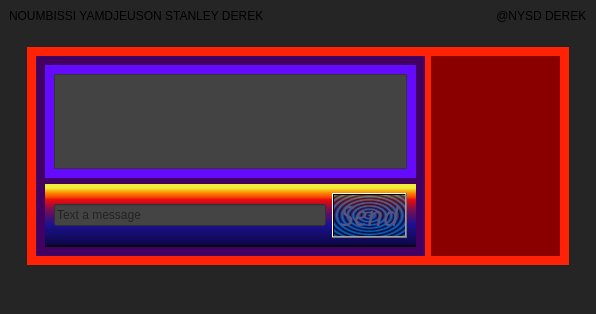
<?xml version="1.0" encoding="UTF-8"?>
<ui version="4.0">
 <class>MainWindow</class>
 <widget class="QMainWindow" name="MainWindow">
  <property name="geometry">
   <rect>
    <x>0</x>
    <y>0</y>
    <width>590</width>
    <height>303</height>
   </rect>
  </property>
  <property name="windowTitle">
   <string>NYSDAPP2</string>
  </property>
  <property name="windowIcon">
   <iconset resource="resource.qrc">
    <normaloff>:/new/prefix1/LOGO NYSD.jpg</normaloff>:/new/prefix1/LOGO NYSD.jpg</iconset>
  </property>
  <property name="styleSheet">
   <string notr="true">background-color: rgb(37, 37, 37);</string>
  </property>
  <widget class="QWidget" name="centralwidget">
   <layout class="QVBoxLayout" name="verticalLayout_18">
    <item>
     <widget class="QLabel" name="label">
      <property name="styleSheet">
       <string notr="true">font: 700 12pt &quot;Script MT Bold&quot;;
font: italic 14pt &quot;Monotype Corsiva&quot;;</string>
      </property>
      <property name="text">
       <string>NOUMBISSI YAMDJEUSON STANLEY DEREK                                                                      @NYSD DEREK</string>
      </property>
     </widget>
    </item>
    <item>
     <widget class="QWidget" name="widget_2" native="true">
      <layout class="QHBoxLayout" name="horizontalLayout">
       <item>
        <widget class="QStackedWidget" name="stackedWidget">
         <property name="currentIndex">
          <number>2</number>
         </property>
         <widget class="QWidget" name="loginPage">
          <property name="title" stdset="0">
           <string>Login</string>
          </property>
          <layout class="QVBoxLayout" name="verticalLayout_11">
           <item>
            <widget class="QWidget" name="widget_11" native="true">
             <layout class="QVBoxLayout" name="verticalLayout">
              <item>
               <widget class="QWidget" name="widget_6" native="true">
                <property name="styleSheet">
                 <string notr="true">background-color: rgb(85, 255, 0);</string>
                </property>
                <layout class="QVBoxLayout" name="verticalLayout_7">
                 <item>
                  <widget class="QWidget" name="widget_8" native="true">
                   <property name="styleSheet">
                    <string notr="true">background-color: rgb(0, 0, 0);</string>
                   </property>
                   <layout class="QVBoxLayout" name="verticalLayout_10" stretch="3,3,1">
                    <item>
                     <widget class="QWidget" name="widget_15" native="true"/>
                    </item>
                    <item>
                     <widget class="QWidget" name="widget_7" native="true">
                      <property name="styleSheet">
                       <string notr="true">background-color: rgb(3, 15, 69);</string>
                      </property>
                      <layout class="QHBoxLayout" name="horizontalLayout_2">
                       <item>
                        <widget class="QWidget" name="widget_9" native="true">
                         <layout class="QVBoxLayout" name="verticalLayout_9">
                          <item>
                           <widget class="QLabel" name="emailLabel">
                            <property name="font">
                             <font>
                              <family>Script MT Bold</family>
                              <pointsize>12</pointsize>
                              <bold>true</bold>
                             </font>
                            </property>
                            <property name="styleSheet">
                             <string notr="true">color: rgb(25, 255, 21);</string>
                            </property>
                            <property name="text">
                             <string>Email</string>
                            </property>
                           </widget>
                          </item>
                          <item>
                           <widget class="QLabel" name="passwordLabel">
                            <property name="font">
                             <font>
                              <family>Script MT Bold</family>
                              <pointsize>12</pointsize>
                              <bold>true</bold>
                             </font>
                            </property>
                            <property name="styleSheet">
                             <string notr="true">color: rgb(25, 255, 21);</string>
                            </property>
                            <property name="text">
                             <string>Password</string>
                            </property>
                           </widget>
                          </item>
                         </layout>
                        </widget>
                       </item>
                       <item>
                        <widget class="QWidget" name="widget_10" native="true">
                         <layout class="QVBoxLayout" name="verticalLayout_8">
                          <item>
                           <widget class="QLineEdit" name="emailLineEdit">
                            <property name="styleSheet">
                             <string notr="true">background-color: rgb(103, 103, 103);</string>
                            </property>
                           </widget>
                          </item>
                          <item>
                           <widget class="QLineEdit" name="passwordLineEdit">
                            <property name="styleSheet">
                             <string notr="true">background-color: rgb(103, 103, 103);</string>
                            </property>
                            <property name="echoMode">
                             <enum>QLineEdit::Password</enum>
                            </property>
                           </widget>
                          </item>
                         </layout>
                        </widget>
                       </item>
                      </layout>
                     </widget>
                    </item>
                    <item alignment="Qt::AlignHCenter">
                     <widget class="QWidget" name="widget_12" native="true">
                      <property name="maximumSize">
                       <size>
                        <width>209</width>
                        <height>127</height>
                       </size>
                      </property>
                      <layout class="QVBoxLayout" name="verticalLayout_12">
                       <property name="leftMargin">
                        <number>6</number>
                       </property>
                       <property name="topMargin">
                        <number>6</number>
                       </property>
                       <property name="rightMargin">
                        <number>6</number>
                       </property>
                       <property name="bottomMargin">
                        <number>6</number>
                       </property>
                       <item>
                        <widget class="QPushButton" name="loginButton">
                         <property name="styleSheet">
                          <string notr="true">background-color: qconicalgradient(cx:0, cy:0, angle:135, stop:0 rgba(255, 255, 0, 69), stop:0.375 rgba(255, 255, 0, 69), stop:0.423533 rgba(251, 255, 0, 145), stop:0.45 rgba(247, 255, 0, 208), stop:0.477581 rgba(255, 244, 71, 130), stop:0.518717 rgba(255, 218, 71, 130), stop:0.55 rgba(255, 255, 0, 255), stop:0.57754 rgba(255, 203, 0, 130), stop:0.625 rgba(255, 255, 0, 69), stop:1 rgba(255, 255, 0, 69));</string>
                         </property>
                         <property name="text">
                          <string>Login</string>
                         </property>
                        </widget>
                       </item>
                       <item>
                        <widget class="QPushButton" name="signUpButton">
                         <property name="styleSheet">
                          <string notr="true">background-color: qlineargradient(spread:pad, x1:0, y1:0, x2:1, y2:0, stop:0 rgba(255, 178, 102, 255), stop:0.55 rgba(235, 148, 61, 255), stop:0.98 rgba(0, 0, 0, 255), stop:1 rgba(0, 0, 0, 0));</string>
                         </property>
                         <property name="text">
                          <string>Sign Up</string>
                         </property>
                        </widget>
                       </item>
                      </layout>
                     </widget>
                    </item>
                   </layout>
                  </widget>
                 </item>
                </layout>
               </widget>
              </item>
             </layout>
            </widget>
           </item>
          </layout>
         </widget>
         <widget class="QWidget" name="registrationPage">
          <property name="title" stdset="0">
           <string>Register</string>
          </property>
          <layout class="QVBoxLayout" name="verticalLayout_6">
           <item>
            <widget class="QWidget" name="widget" native="true">
             <property name="styleSheet">
              <string notr="true">background-color: rgb(0, 0, 127);</string>
             </property>
             <layout class="QVBoxLayout" name="verticalLayout_2" stretch="3,1">
              <item>
               <widget class="QWidget" name="widget_3" native="true">
                <property name="styleSheet">
                 <string notr="true">background-color: rgb(85, 0, 127);</string>
                </property>
                <layout class="QVBoxLayout" name="verticalLayout_5">
                 <item>
                  <widget class="QWidget" name="widget_13" native="true">
                   <layout class="QHBoxLayout" name="horizontalLayout_3">
                    <item>
                     <widget class="QWidget" name="widget_4" native="true">
                      <property name="styleSheet">
                       <string notr="true">background-color: rgb(37, 39, 37);</string>
                      </property>
                      <layout class="QVBoxLayout" name="verticalLayout_3">
                       <item>
                        <widget class="QLabel" name="nameLabel">
                         <property name="font">
                          <font>
                           <family>Script MT Bold</family>
                           <pointsize>12</pointsize>
                           <bold>true</bold>
                          </font>
                         </property>
                         <property name="text">
                          <string>Name</string>
                         </property>
                        </widget>
                       </item>
                       <item>
                        <widget class="QLabel" name="emailSignUpLabel">
                         <property name="font">
                          <font>
                           <family>Script MT Bold</family>
                           <pointsize>12</pointsize>
                           <bold>true</bold>
                          </font>
                         </property>
                         <property name="text">
                          <string>Email</string>
                         </property>
                        </widget>
                       </item>
                       <item>
                        <widget class="QLabel" name="passwordSignUpLabel">
                         <property name="font">
                          <font>
                           <family>Script MT Bold</family>
                           <pointsize>12</pointsize>
                           <bold>true</bold>
                          </font>
                         </property>
                         <property name="text">
                          <string>Password</string>
                         </property>
                        </widget>
                       </item>
                      </layout>
                     </widget>
                    </item>
                    <item>
                     <widget class="QWidget" name="widget_5" native="true">
                      <property name="styleSheet">
                       <string notr="true">background-color: rgb(5, 95, 0);</string>
                      </property>
                      <layout class="QVBoxLayout" name="verticalLayout_4">
                       <item>
                        <widget class="QLineEdit" name="nameLineEdit">
                         <property name="styleSheet">
                          <string notr="true">font: 12pt &quot;Segoe Print&quot;;</string>
                         </property>
                         <property name="text">
                          <string/>
                         </property>
                        </widget>
                       </item>
                       <item>
                        <widget class="QLineEdit" name="emailSignUpLineEdit">
                         <property name="styleSheet">
                          <string notr="true">font: 12pt &quot;Segoe Print&quot;;</string>
                         </property>
                        </widget>
                       </item>
                       <item>
                        <widget class="QLineEdit" name="passwordSignUpLineEdit">
                         <property name="styleSheet">
                          <string notr="true">font: 12pt &quot;Segoe Print&quot;;</string>
                         </property>
                         <property name="echoMode">
                          <enum>QLineEdit::Password</enum>
                         </property>
                        </widget>
                       </item>
                      </layout>
                     </widget>
                    </item>
                   </layout>
                  </widget>
                 </item>
                </layout>
               </widget>
              </item>
              <item>
               <widget class="QWidget" name="widget_14" native="true">
                <property name="styleSheet">
                 <string notr="true">background-color: rgb(255, 219, 16);
background-color: rgb(19, 80, 0);</string>
                </property>
                <layout class="QVBoxLayout" name="verticalLayout_13">
                 <property name="leftMargin">
                  <number>20</number>
                 </property>
                 <property name="rightMargin">
                  <number>20</number>
                 </property>
                 <item>
                  <widget class="QPushButton" name="registerButton">
                   <property name="styleSheet">
                    <string notr="true">background-color: qconicalgradient(cx:0.5, cy:0.5, angle:0, stop:0 rgba(35, 40, 3, 255), stop:0.16 rgba(136, 106, 22, 255), stop:0.225 rgba(166, 140, 41, 255), stop:0.285 rgba(204, 181, 74, 255), stop:0.345 rgba(235, 219, 102, 255), stop:0.415 rgba(245, 236, 112, 255), stop:0.52 rgba(209, 190, 76, 255), stop:0.57 rgba(187, 156, 51, 255), stop:0.635 rgba(168, 142, 42, 255), stop:0.695 rgba(202, 174, 68, 255), stop:0.75 rgba(218, 202, 86, 255), stop:0.815 rgba(208, 187, 73, 255), stop:0.88 rgba(187, 156, 51, 255), stop:0.935 rgba(137, 108, 26, 255), stop:1 rgba(35, 40, 3, 255));
color: rgb(39, 53, 255);
font: 12pt &quot;Segoe Script&quot;;</string>
                   </property>
                   <property name="text">
                    <string>Register</string>
                   </property>
                  </widget>
                 </item>
                </layout>
               </widget>
              </item>
             </layout>
            </widget>
           </item>
          </layout>
         </widget>
         <widget class="QWidget" name="chatPage">
          <property name="title" stdset="0">
           <string>Chat</string>
          </property>
          <layout class="QVBoxLayout" name="verticalLayout_14">
           <item>
            <widget class="QWidget" name="widget_16" native="true">
             <property name="styleSheet">
              <string notr="true">background-color: rgb(255, 34, 5);</string>
             </property>
             <layout class="QHBoxLayout" name="horizontalLayout_4" stretch="3,1">
              <item>
               <widget class="QWidget" name="widget_17" native="true">
                <property name="styleSheet">
                 <string notr="true">background-color: rgb(66, 0, 99);</string>
                </property>
                <layout class="QVBoxLayout" name="verticalLayout_15" stretch="3,1">
                 <item>
                  <widget class="QWidget" name="widget_19" native="true">
                   <property name="styleSheet">
                    <string notr="true">background-color: rgb(100, 10, 255);</string>
                   </property>
                   <layout class="QVBoxLayout" name="verticalLayout_16">
                    <item>
                     <widget class="QTextEdit" name="chatTextEdit">
                      <property name="font">
                       <font>
                        <family>Script MT Bold</family>
                        <pointsize>20</pointsize>
                        <bold>true</bold>
                       </font>
                      </property>
                      <property name="styleSheet">
                       <string notr="true">background-color: rgb(23, 13, 99);
background-color: rgb(67, 67, 67);</string>
                      </property>
                      <property name="readOnly">
                       <bool>true</bool>
                      </property>
                     </widget>
                    </item>
                   </layout>
                  </widget>
                 </item>
                 <item>
                  <widget class="QWidget" name="widget_20" native="true">
                   <property name="styleSheet">
                    <string notr="true">background-color: qlineargradient(spread:pad, x1:0, y1:1, x2:0, y2:0, stop:0 rgba(0, 0, 0, 255), stop:0.05 rgba(14, 8, 73, 255), stop:0.36 rgba(28, 17, 145, 255), stop:0.6 rgba(126, 14, 81, 255), stop:0.75 rgba(234, 11, 11, 255), stop:0.79 rgba(244, 70, 5, 255), stop:0.86 rgba(255, 136, 0, 255), stop:0.935 rgba(239, 236, 55, 255));</string>
                   </property>
                   <layout class="QHBoxLayout" name="horizontalLayout_5">
                    <item>
                     <widget class="QLineEdit" name="messageLineEdit">
                      <property name="styleSheet">
                       <string notr="true">background-color: rgb(68, 68, 68);</string>
                      </property>
                      <property name="placeholderText">
                       <string>Text a message</string>
                      </property>
                     </widget>
                    </item>
                    <item>
                     <widget class="QPushButton" name="sendMessageButton">
                      <property name="font">
                       <font>
                        <family>Monotype Corsiva</family>
                        <pointsize>20</pointsize>
                        <italic>true</italic>
                        <bold>false</bold>
                       </font>
                      </property>
                      <property name="styleSheet">
                       <string notr="true">background-color: qlineargradient(spread:pad, x1:0, y1:0, x2:1, y2:0, stop:0 rgba(255, 0, 0, 255), stop:0.166 rgba(255, 255, 0, 255), stop:0.333 rgba(0, 255, 0, 255), stop:0.5 rgba(0, 255, 255, 255), stop:0.666 rgba(0, 0, 255, 255), stop:0.833 rgba(255, 0, 255, 255), stop:1 rgba(255, 0, 0, 255));
background-color: qradialgradient(spread:repeat, cx:0.5, cy:0.5, radius:0.077, fx:0.5, fy:0.5, stop:0 rgba(0, 169, 255, 147), stop:0.497326 rgba(0, 0, 0, 147), stop:1 rgba(0, 169, 255, 147));
font: italic 20pt &quot;Monotype Corsiva&quot;;
color: rgb(85, 85, 127);
</string>
                      </property>
                      <property name="text">
                       <string>Send</string>
                      </property>
                     </widget>
                    </item>
                   </layout>
                  </widget>
                 </item>
                </layout>
               </widget>
              </item>
              <item>
               <widget class="QWidget" name="widget_18" native="true">
                <property name="styleSheet">
                 <string notr="true">background-color: rgb(138, 0, 0);</string>
                </property>
                <layout class="QVBoxLayout" name="verticalLayout_17">
                 <item>
                  <widget class="QWidget" name="widget_21" native="true">
                   <property name="styleSheet">
                    <string notr="true">image: url(:/new/prefix1/LOGO NYSD.jpg);</string>
                   </property>
                  </widget>
                 </item>
                 <item>
                  <widget class="QWidget" name="widget_22" native="true">
                   <property name="styleSheet">
                    <string notr="true">image: url(:/new/prefix1/ictlogo.jpg);</string>
                   </property>
                  </widget>
                 </item>
                </layout>
               </widget>
              </item>
             </layout>
            </widget>
           </item>
          </layout>
         </widget>
        </widget>
       </item>
      </layout>
     </widget>
    </item>
   </layout>
  </widget>
  <widget class="QMenuBar" name="menubar">
   <property name="geometry">
    <rect>
     <x>0</x>
     <y>0</y>
     <width>590</width>
     <height>17</height>
    </rect>
   </property>
  </widget>
  <widget class="QStatusBar" name="statusbar"/>
 </widget>
 <resources>
  <include location="resource.qrc"/>
 </resources>
 <connections/>
</ui>
